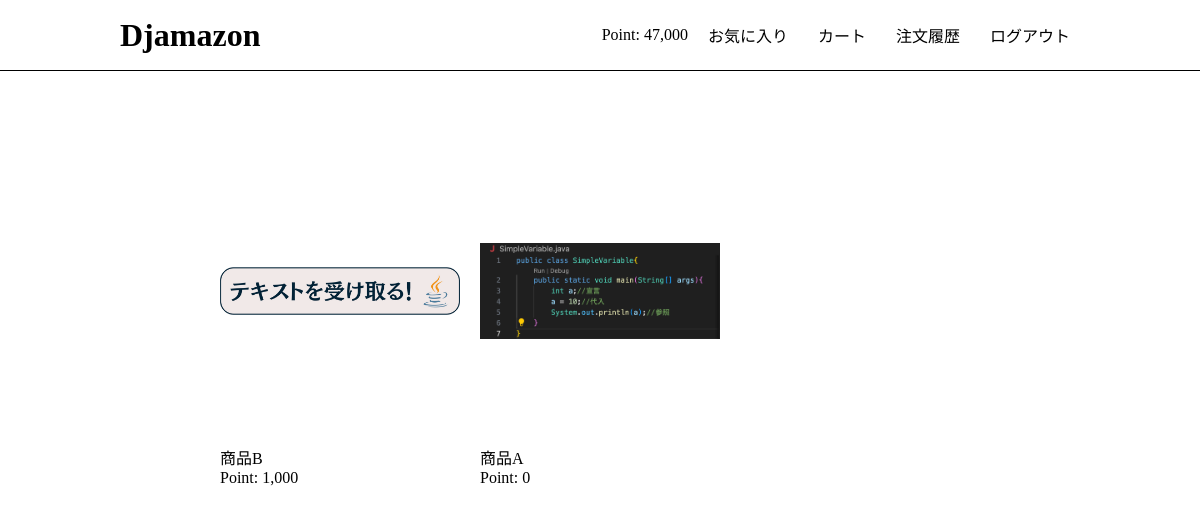
The page / (signed in) on the database its author committed.
### users/models.py (models this page shows)
class User(AbstractBaseUser, PermissionsMixin):
    initial_point = 50000
    email = models.EmailField("メールアドレス", unique=True)
    point = models.PositiveIntegerField(default=initial_point)
    fav_products = models.ManyToManyField(Product,blank=True)
    is_staff = models.BooleanField("is_staff", default=False)
    is_active = models.BooleanField("is_active", default=True)
    date_joined = models.DateTimeField("date_joined", default=timezone.now)
    objects = UserManager() #?
    USERNAME_FIELD = "email"
    EMAIL_FIELD = "email"
    REQUIRED_FIELDS = []
    class Meta:
        verbose_name = "user"
        verbose_name_plural = "users"

### app/models.py (models this page shows, shortened)
class Product(models.Model):
    name = models.CharField(max_length=100)
    description = models.TextField(blank=True)
    price = models.PositiveIntegerField(default=0)
    image = models.ImageField(upload_to='product')

### app/views.py (the view)
# urls.py: path('', views.index, name='index'),
def index(request):
    products = Product.objects.all().order_by('-id')
    return render(request, 'app/index.html', {'products':products})

### app/templates/app/index.html (shortened to what this page needs)
{% extends 'app/base.html' %}
{% load humanize %}
{%block content%}
<div class="product-container">
    {% for product in products %}
      <div class="product">
        <a href="{% url 'app:detail' product.id %}">
          <img src="{{ product.image.url }}" class="product-img">
        </a>
        <div class="product-info">
          <div class="product-name">{{ product.name }}</div>
          <div class="product-price">
            Point: {{ product.price | intcomma }}
          </div>
        </div>
  </div>
  {% endfor %}
  </div>
{% endblock %}

### app/templates/app/base.html (shortened to what this page needs)
{% load static %}
{% load humanize %}
<!DOCTYPE html>
<html>
    <head>
        <link rel="stylesheet" type="text/css" href="{% static 'css/style.css' %}">
    </head>
    <body>
        <header>
            <div class="container">
                <h1><a href="{% url 'app:index' %}">Djamazon</a></h1>
                <div class="header-menu">
                    {% if request.user.is_authenticated %}
                        <span>Point: {{ user.point | intcomma }}</span>
                        <span><a href="{% url 'app:fav_products' %}">お気に入り</a></span>
                        <span><a href="{% url 'app:cart' %}">カート</a></span>
                        <span><a href="{% url 'app:order_history' %}">注文履歴</a></span>
                        <span><a href="{% url 'app:logout' %}">ログアウト</a></span>
                    {% else %}
                        <a href="{% url 'app:login' %}">ログイン</a>
                        <a href="{% url 'app:signup' %}">新規登録</a>
                    {% endif %}
                </div>
            </div>
        </header>
        <div class="container">
            {% block content %}{% endblock %}
        </div>
    </body>
</html>

### static/css/style.css (style rules this page uses)
html, body { margin: 0; }
div { box-sizing: border-box; }
a { text-decoration: none; color: #000; }
.container { width: 80%; margin: auto; overflow: auto; }
header { border-bottom: solid 1px #000; height: 70px; }
header .container { display: flex; justify-content: space-between; }
body > .container { width: 65%; padding-top: 60px; }
header h1 { margin: 0; height: 100%; line-height: 70px; }
.header-menu { display: flex; align-items: center; }
.header-menu a { padding: 10px; margin-left: 10px; }
.product { width: calc(100%/3); float: left; padding: 10px; margin-bottom: 15px; }
.product a { display: block; }
.product-img { width: 100%; max-width: 500px; height: 300px; object-fit: cover; border-radius: 4px; }
.product-img { object-fit: contain; }

### rows shown on the page
User: point "47,000"
Product: image (picture), name "商品B", price "1,000"
Product: image (picture), name "商品A", price "0"
